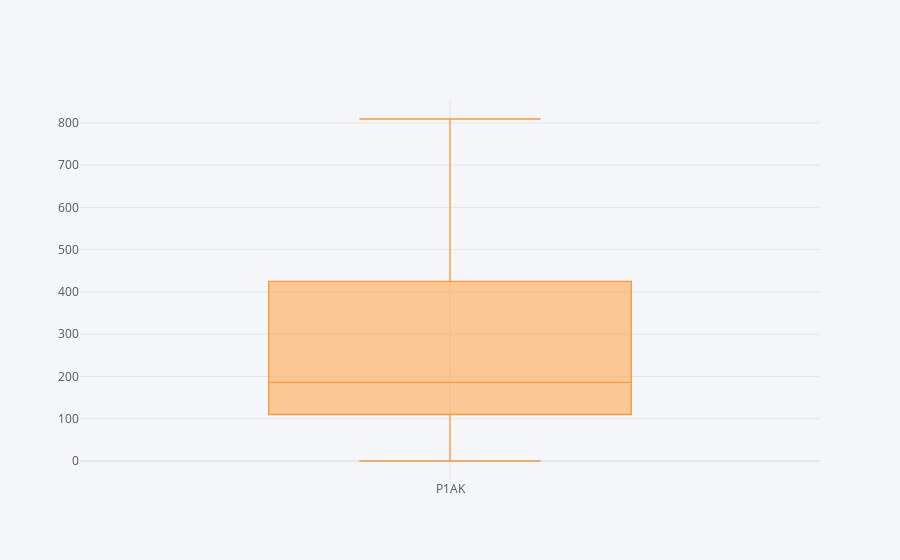

Notebook code cell kept with this figure:
### Code cell
kp['P1AK'].iplot(kind='box')

### Figure 1 — Plotly figure (JSON) as saved in the notebook; plotly's stock layout.template omitted (floating-point values rounded to 4 significant figures; data arrays with more than 128 entries replaced by an {"elided": "..."} marker saying what was removed)
{"data": [{"boxpoints": false, "line": {"width": 1.3}, "marker": {"color": "rgba(255, 153, 51, 1.0)"}, "name": "P1AK", "orientation": "v", "type": "box", "y": {"elided": "8760 int values"}}], "layout": {"legend": {"bgcolor": "#F5F6F9", "font": {"color": "#4D5663"}}, "paper_bgcolor": "#F5F6F9", "plot_bgcolor": "#F5F6F9", "title": {"font": {"color": "#4D5663"}}, "xaxis": {"gridcolor": "#E1E5ED", "showgrid": true, "tickfont": {"color": "#4D5663"}, "title": {"font": {"color": "#4D5663"}, "text": ""}, "zerolinecolor": "#E1E5ED"}, "yaxis": {"gridcolor": "#E1E5ED", "showgrid": true, "tickfont": {"color": "#4D5663"}, "title": {"font": {"color": "#4D5663"}, "text": ""}, "zerolinecolor": "#E1E5ED"}}}
